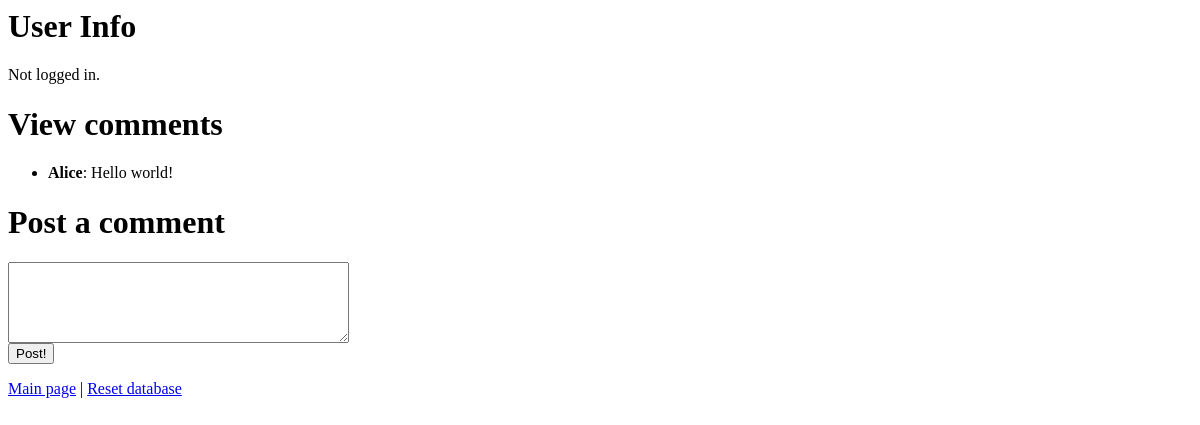
The app's page /comments.php, older data.
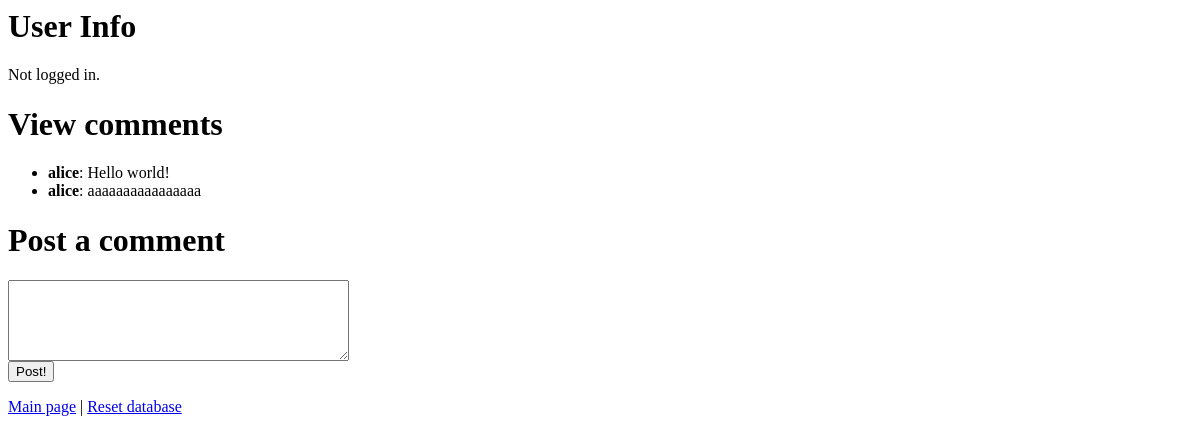
The same page, newer data.
### tables this page shows
CREATE TABLE comments (id INTEGER PRIMARY KEY AUTOINCREMENT, who NVARCHAR(32), text VARCHAR(32));

### db.php (called while the page is built, shortened)
<?php
class DB
{
	public function __construct()
	{
		$this->db = new PDO('sqlite:db.sqlite');
	}
	public function query($query)
	{
		$result = $this->db->query($query);
		return $result->fetchAll(PDO::FETCH_ASSOC);
    }
}
$db = new DB();
?>

### comments.php (the view, shortened to what this page needs)
<DOCTYPE html>
<head>
</head>
<?php
    require 'db.php';
?>
<h1>User Info</h1>
<?php
 if(isset($_SESSION['user']))
 {
     echo 'Logged in as:  ' . $_SESSION['user'];
 } else {
     echo 'Not logged in.';
 }
?>
<body>
    <h1>View comments</h1>
    <ul>
<?php
$comments = $db->query("SELECT * from comments;");
foreach ($comments as $c) {
    echo '<li><b>' . $c["who"] . "</b>: " . $c["text"] . "</li>";
}
?>
    </ul>
        <h1>Post a comment</h1>
  <form id="form" method="POST" action="comments.php">
    <textarea id="text" cols="40" rows="5" name="text"></textarea><br />
    <input id="btn" type="submit" name="submit" value="Post!">
  </form>
    <a href="./index.php">Main page</a> |
    <a href="./setup.php">Reset database</a>
</body>
</html>

Row changes from the older to the newer data that the page shows:
changed comments "Hello world!": who "Alice" → "alice"
added comments: who "alice", text "aaaaaaaaaaaaaaaa"
